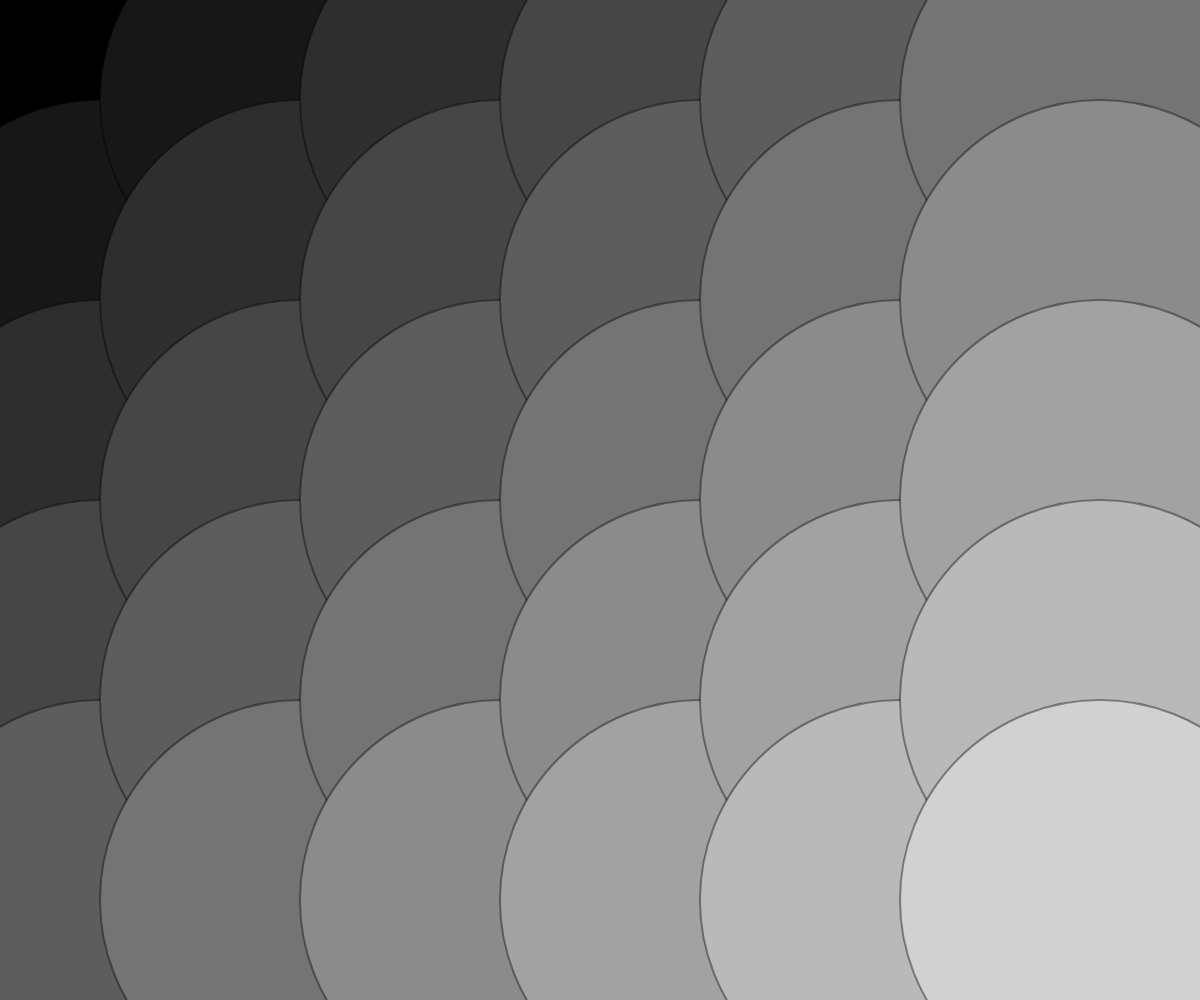
Frame 1 (no input)
Frame 60 (no input): identical to frame 1, image omitted
Frame 120 (the mouse pressed at the canvas centre since frame 60): identical to frame 1, image omitted

The p5.js sketch that drew this single still picture (run headless with seeded random() and noise() and a simulated clock; from frame 60 on, the mouse is pressed at the canvas centre):

// p5.js sketch
// ── sketch.js

/* Objects in a grid pattern with a color gradient based on their position. 
The grid size is determined by the `spacing` variable, and the color ramp can be adjusted for either black and white or color mode. 
The `setup` function initializes the canvas and draws the ellipses in the specified pattern, while the `draw` function is currently empty, allowing for future animations or interactions. */

let spacing; //spacing between the ellipses in the grid, will be set based on the selected size mode
let columns; //number of columns in the grid, will be calculated based on the canvas width and spacing
let rows; //number of rows in the grid, will be calculated based on the canvas height and spacing
let colourRampKoi = [100, 30, 1]; //starting color for the Koi color ramp, will be adjusted based on the position of the ellipses in the grid
let colourRampPurple = [20, 0, 40];
let colourRampSpeed; //speed at which the color changes across the grid, will be calculated based on the number of columns and rows
let modeColourOptions = ["BW", "Koi", "Purple"]; //available color modes
let modeColour = modeColourOptions[0]; //Toggle between modes
let modeSizeOptions = ["Small", "Medium", "Large"]; //available size modes
let modeSize = modeSizeOptions[2]; //Toggle between modes


function setup() {
    createCanvas(windowWidth, windowHeight); //create a canvas that fills the window
    background(0);
    strokeWeight(2);
    if (modeSize == "Small") {
        spacing = 50; //set spacing for small size mode
    } else if (modeSize == "Medium") {
        spacing = 100; //set spacing for medium size mode
    } else if (modeSize == "Large") {
        spacing = 200; //set spacing for large size mode
    }
    let x0 = spacing/2; //starting x position, allow for half spacing to ensure there is clipping of the ellipses at the edges of the canvas and no visible gaps
    let y0 = spacing/2;
    let size = spacing * 2; //size of the ellipses, set to twice the spacing to ensure they overlap and create a continuous pattern

    columns = ceil(width / spacing); //calculate the number of columns based on the canvas width and spacing
    rows = ceil(height / spacing); //calculate the number of rows based on the canvas height and spacing
    
    if (modeColour == "Koi") {
        stroke(0, 30);
        colourRampSpeed = 185 / (columns + rows); // Start color ramp a bit lower to ensure the colors are more vibrant and not too bright
        for (let i = 0; i < columns; i++) { //loop through each column
            for (let j = 0; j < rows; j++) { //loop through each row
                fill( //set the fill color based on the Koi color ramp and the position of the ellipse in the grid
                    colourRampKoi[0] + colourRampSpeed * i + colourRampSpeed * j, 
                    colourRampKoi[1] + colourRampSpeed * i + colourRampSpeed * j, 
                    colourRampKoi[2] + colourRampSpeed * i + colourRampSpeed * j);
                ellipse(x0 + i * spacing, y0 + j * spacing, size, size); //draw the ellipse at the calculated position with the specified size
            }
        }       
    } else if (modeColour == "Purple") {
        stroke(0, 30);
        colourRampSpeed = 200 / (columns + rows);
        for (let i = 0; i < columns; i++) {
            for (let j = 0; j < rows; j++) {
                fill(
                    colourRampPurple[0] + colourRampSpeed * i + colourRampSpeed * j, 
                    colourRampPurple[1] + colourRampSpeed * i + colourRampSpeed * j, 
                    colourRampPurple[2] + colourRampSpeed * i + colourRampSpeed * j);
                ellipse(x0 + i * spacing, y0 + j * spacing, size, size);
            }
        }       
    } else {
        stroke(0, 100);
        colourRampSpeed = 255 / (columns + rows);
        for (let i = 0; i < columns; i++) {
            for (let j = 0; j < rows; j++) {
                fill(0 + colourRampSpeed * i + colourRampSpeed * j);
                ellipse(x0 + i * spacing, y0 + j * spacing, size, size);
            }
        }       
    }    
}

function draw() {
// Not needed for this static pattern    
}
